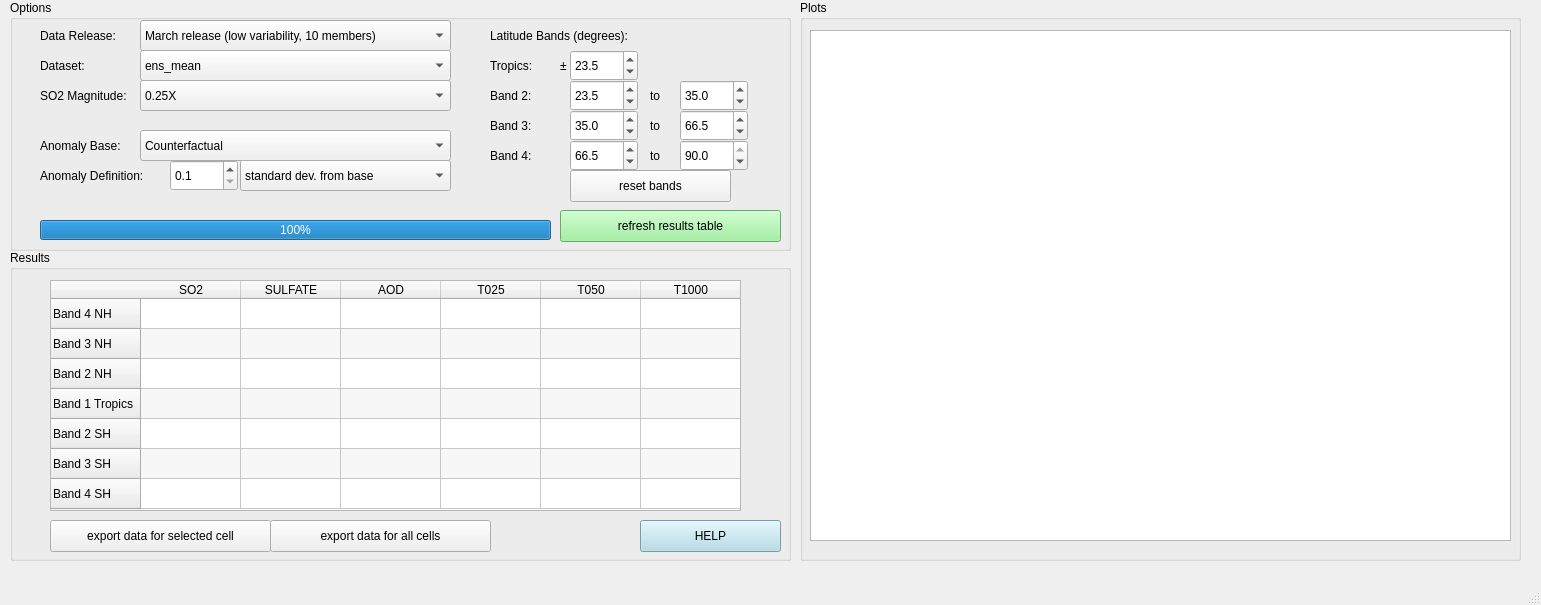
<?xml version="1.0" encoding="UTF-8"?>
<ui version="4.0">
 <class>MainWindow</class>
 <widget class="QMainWindow" name="MainWindow">
  <property name="geometry">
   <rect>
    <x>0</x>
    <y>0</y>
    <width>1541</width>
    <height>605</height>
   </rect>
  </property>
  <property name="windowTitle">
   <string>MainWindow</string>
  </property>
  <property name="animated">
   <bool>true</bool>
  </property>
  <property name="documentMode">
   <bool>false</bool>
  </property>
  <widget class="QWidget" name="centralwidget">
   <property name="enabled">
    <bool>true</bool>
   </property>
   <widget class="QGroupBox" name="optionsPanel">
    <property name="geometry">
     <rect>
      <x>10</x>
      <y>0</y>
      <width>781</width>
      <height>251</height>
     </rect>
    </property>
    <property name="title">
     <string>Options</string>
    </property>
    <property name="checkable">
     <bool>false</bool>
    </property>
    <widget class="QComboBox" name="dataReleaseComboBox">
     <property name="geometry">
      <rect>
       <x>130</x>
       <y>20</y>
       <width>311</width>
       <height>31</height>
      </rect>
     </property>
     <property name="currentText">
      <string>March release (low variability, 10 members)</string>
     </property>
     <item>
      <property name="text">
       <string>March release (low variability, 10 members)</string>
      </property>
     </item>
     <item>
      <property name="text">
       <string>January release (high variability, 5 members)</string>
      </property>
     </item>
    </widget>
    <widget class="QLabel" name="dataReleaseText">
     <property name="geometry">
      <rect>
       <x>30</x>
       <y>20</y>
       <width>111</width>
       <height>31</height>
      </rect>
     </property>
     <property name="text">
      <string>Data Release:</string>
     </property>
    </widget>
    <widget class="QLabel" name="anomBaseText">
     <property name="geometry">
      <rect>
       <x>30</x>
       <y>130</y>
       <width>191</width>
       <height>31</height>
      </rect>
     </property>
     <property name="text">
      <string>Anomaly Base:</string>
     </property>
    </widget>
    <widget class="QComboBox" name="anomBaseComboBox">
     <property name="geometry">
      <rect>
       <x>130</x>
       <y>130</y>
       <width>311</width>
       <height>31</height>
      </rect>
     </property>
     <property name="currentText">
      <string>Counterfactual</string>
     </property>
     <item>
      <property name="text">
       <string>Counterfactual</string>
      </property>
     </item>
     <item>
      <property name="text">
       <string>Mean Climate</string>
      </property>
     </item>
    </widget>
    <widget class="QLabel" name="anomDefText">
     <property name="geometry">
      <rect>
       <x>30</x>
       <y>160</y>
       <width>121</width>
       <height>31</height>
      </rect>
     </property>
     <property name="text">
      <string>Anomaly Definition:</string>
     </property>
    </widget>
    <widget class="QDoubleSpinBox" name="anomDefSpinBox">
     <property name="geometry">
      <rect>
       <x>160</x>
       <y>160</y>
       <width>68</width>
       <height>31</height>
      </rect>
     </property>
     <property name="decimals">
      <number>1</number>
     </property>
     <property name="minimum">
      <double>0.100000000000000</double>
     </property>
     <property name="maximum">
      <double>100.000000000000000</double>
     </property>
     <property name="singleStep">
      <double>0.100000000000000</double>
     </property>
    </widget>
    <widget class="QLabel" name="datasetText">
     <property name="geometry">
      <rect>
       <x>30</x>
       <y>50</y>
       <width>111</width>
       <height>31</height>
      </rect>
     </property>
     <property name="text">
      <string>Dataset:</string>
     </property>
    </widget>
    <widget class="QComboBox" name="datasetComboBox">
     <property name="geometry">
      <rect>
       <x>130</x>
       <y>50</y>
       <width>311</width>
       <height>31</height>
      </rect>
     </property>
     <property name="currentText">
      <string>ens_mean</string>
     </property>
     <item>
      <property name="text">
       <string>ens_mean</string>
      </property>
     </item>
     <item>
      <property name="text">
       <string>ens01</string>
      </property>
     </item>
     <item>
      <property name="text">
       <string>ens02</string>
      </property>
     </item>
     <item>
      <property name="text">
       <string>ens03</string>
      </property>
     </item>
     <item>
      <property name="text">
       <string>ens04</string>
      </property>
     </item>
     <item>
      <property name="text">
       <string>ens05</string>
      </property>
     </item>
     <item>
      <property name="text">
       <string>ens06</string>
      </property>
     </item>
     <item>
      <property name="text">
       <string>ens07</string>
      </property>
     </item>
     <item>
      <property name="text">
       <string>ens08</string>
      </property>
     </item>
     <item>
      <property name="text">
       <string>ens09</string>
      </property>
     </item>
     <item>
      <property name="text">
       <string>ens10</string>
      </property>
     </item>
    </widget>
    <widget class="QLabel" name="magnitudeText">
     <property name="geometry">
      <rect>
       <x>30</x>
       <y>80</y>
       <width>131</width>
       <height>31</height>
      </rect>
     </property>
     <property name="text">
      <string>SO2 Magnitude:</string>
     </property>
    </widget>
    <widget class="QComboBox" name="magnitudeComboBox">
     <property name="enabled">
      <bool>true</bool>
     </property>
     <property name="geometry">
      <rect>
       <x>130</x>
       <y>80</y>
       <width>311</width>
       <height>31</height>
      </rect>
     </property>
     <property name="editable">
      <bool>false</bool>
     </property>
     <property name="currentText">
      <string>0.25X</string>
     </property>
     <property name="maxVisibleItems">
      <number>11</number>
     </property>
     <item>
      <property name="text">
       <string>0.25X</string>
      </property>
     </item>
     <item>
      <property name="text">
       <string>0.5X</string>
      </property>
     </item>
     <item>
      <property name="text">
       <string>1.0X</string>
      </property>
     </item>
     <item>
      <property name="text">
       <string>1.5X</string>
      </property>
     </item>
     <item>
      <property name="text">
       <string>2.0X</string>
      </property>
     </item>
    </widget>
    <widget class="QLabel" name="latBandsText">
     <property name="geometry">
      <rect>
       <x>480</x>
       <y>20</y>
       <width>171</width>
       <height>31</height>
      </rect>
     </property>
     <property name="text">
      <string>Latitude Bands (degrees):</string>
     </property>
    </widget>
    <widget class="QLabel" name="bandTropicsText">
     <property name="geometry">
      <rect>
       <x>480</x>
       <y>50</y>
       <width>111</width>
       <height>31</height>
      </rect>
     </property>
     <property name="text">
      <string>Tropics:</string>
     </property>
    </widget>
    <widget class="QDoubleSpinBox" name="tropicsSpinBox">
     <property name="geometry">
      <rect>
       <x>560</x>
       <y>50</y>
       <width>68</width>
       <height>31</height>
      </rect>
     </property>
     <property name="decimals">
      <number>1</number>
     </property>
     <property name="minimum">
      <double>0.500000000000000</double>
     </property>
     <property name="maximum">
      <double>90.000000000000000</double>
     </property>
     <property name="singleStep">
      <double>0.500000000000000</double>
     </property>
     <property name="value">
      <double>23.500000000000000</double>
     </property>
    </widget>
    <widget class="QDoubleSpinBox" name="band2SpinBoxL">
     <property name="geometry">
      <rect>
       <x>560</x>
       <y>80</y>
       <width>68</width>
       <height>31</height>
      </rect>
     </property>
     <property name="decimals">
      <number>1</number>
     </property>
     <property name="minimum">
      <double>0.000000000000000</double>
     </property>
     <property name="maximum">
      <double>90.000000000000000</double>
     </property>
     <property name="singleStep">
      <double>0.500000000000000</double>
     </property>
     <property name="value">
      <double>23.500000000000000</double>
     </property>
    </widget>
    <widget class="QDoubleSpinBox" name="band2SpinBoxR">
     <property name="geometry">
      <rect>
       <x>670</x>
       <y>80</y>
       <width>68</width>
       <height>31</height>
      </rect>
     </property>
     <property name="decimals">
      <number>1</number>
     </property>
     <property name="minimum">
      <double>0.000000000000000</double>
     </property>
     <property name="maximum">
      <double>90.000000000000000</double>
     </property>
     <property name="singleStep">
      <double>0.500000000000000</double>
     </property>
     <property name="value">
      <double>35.000000000000000</double>
     </property>
    </widget>
    <widget class="QDoubleSpinBox" name="band3SpinBoxL">
     <property name="geometry">
      <rect>
       <x>560</x>
       <y>110</y>
       <width>68</width>
       <height>31</height>
      </rect>
     </property>
     <property name="decimals">
      <number>1</number>
     </property>
     <property name="minimum">
      <double>0.000000000000000</double>
     </property>
     <property name="maximum">
      <double>90.000000000000000</double>
     </property>
     <property name="singleStep">
      <double>0.500000000000000</double>
     </property>
     <property name="value">
      <double>35.000000000000000</double>
     </property>
    </widget>
    <widget class="QDoubleSpinBox" name="band3SpinBoxR">
     <property name="geometry">
      <rect>
       <x>670</x>
       <y>110</y>
       <width>68</width>
       <height>31</height>
      </rect>
     </property>
     <property name="decimals">
      <number>1</number>
     </property>
     <property name="minimum">
      <double>0.000000000000000</double>
     </property>
     <property name="maximum">
      <double>90.000000000000000</double>
     </property>
     <property name="singleStep">
      <double>0.500000000000000</double>
     </property>
     <property name="value">
      <double>66.500000000000000</double>
     </property>
    </widget>
    <widget class="QLabel" name="band2TextTo">
     <property name="geometry">
      <rect>
       <x>640</x>
       <y>80</y>
       <width>21</width>
       <height>31</height>
      </rect>
     </property>
     <property name="text">
      <string>to</string>
     </property>
    </widget>
    <widget class="QLabel" name="band3TextTo">
     <property name="geometry">
      <rect>
       <x>640</x>
       <y>110</y>
       <width>21</width>
       <height>31</height>
      </rect>
     </property>
     <property name="text">
      <string>to</string>
     </property>
    </widget>
    <widget class="QLabel" name="band2Text">
     <property name="geometry">
      <rect>
       <x>480</x>
       <y>80</y>
       <width>111</width>
       <height>31</height>
      </rect>
     </property>
     <property name="text">
      <string>Band 2:</string>
     </property>
    </widget>
    <widget class="QLabel" name="band3Text">
     <property name="geometry">
      <rect>
       <x>480</x>
       <y>110</y>
       <width>111</width>
       <height>31</height>
      </rect>
     </property>
     <property name="text">
      <string>Band 3:</string>
     </property>
    </widget>
    <widget class="QLabel" name="band4Text">
     <property name="geometry">
      <rect>
       <x>480</x>
       <y>140</y>
       <width>111</width>
       <height>31</height>
      </rect>
     </property>
     <property name="text">
      <string>Band 4:</string>
     </property>
    </widget>
    <widget class="QDoubleSpinBox" name="band4SpinBoxL">
     <property name="geometry">
      <rect>
       <x>560</x>
       <y>140</y>
       <width>68</width>
       <height>31</height>
      </rect>
     </property>
     <property name="decimals">
      <number>1</number>
     </property>
     <property name="minimum">
      <double>0.000000000000000</double>
     </property>
     <property name="maximum">
      <double>90.000000000000000</double>
     </property>
     <property name="singleStep">
      <double>0.500000000000000</double>
     </property>
     <property name="value">
      <double>66.500000000000000</double>
     </property>
    </widget>
    <widget class="QDoubleSpinBox" name="band4SpinBoxR">
     <property name="geometry">
      <rect>
       <x>670</x>
       <y>140</y>
       <width>68</width>
       <height>31</height>
      </rect>
     </property>
     <property name="decimals">
      <number>1</number>
     </property>
     <property name="minimum">
      <double>0.000000000000000</double>
     </property>
     <property name="maximum">
      <double>90.000000000000000</double>
     </property>
     <property name="singleStep">
      <double>0.500000000000000</double>
     </property>
     <property name="value">
      <double>90.000000000000000</double>
     </property>
    </widget>
    <widget class="QLabel" name="band4TextTo">
     <property name="geometry">
      <rect>
       <x>640</x>
       <y>140</y>
       <width>21</width>
       <height>31</height>
      </rect>
     </property>
     <property name="text">
      <string>to</string>
     </property>
    </widget>
    <widget class="QPushButton" name="resetBandsButton">
     <property name="enabled">
      <bool>true</bool>
     </property>
     <property name="geometry">
      <rect>
       <x>560</x>
       <y>170</y>
       <width>161</width>
       <height>32</height>
      </rect>
     </property>
     <property name="text">
      <string>reset bands</string>
     </property>
    </widget>
    <widget class="QLabel" name="bandTropicsPlusminus">
     <property name="geometry">
      <rect>
       <x>550</x>
       <y>50</y>
       <width>21</width>
       <height>31</height>
      </rect>
     </property>
     <property name="text">
      <string>±</string>
     </property>
    </widget>
    <widget class="QComboBox" name="anomDefComboBox">
     <property name="geometry">
      <rect>
       <x>230</x>
       <y>160</y>
       <width>211</width>
       <height>31</height>
      </rect>
     </property>
     <property name="currentText">
      <string>standard dev. from base</string>
     </property>
     <item>
      <property name="text">
       <string>standard dev. from base</string>
      </property>
     </item>
     <item>
      <property name="text">
       <string>Kelvin from base</string>
      </property>
     </item>
    </widget>
    <widget class="QPushButton" name="refreshTableButton">
     <property name="enabled">
      <bool>true</bool>
     </property>
     <property name="geometry">
      <rect>
       <x>550</x>
       <y>210</y>
       <width>221</width>
       <height>32</height>
      </rect>
     </property>
     <property name="styleSheet">
      <string notr="true">background-color: lightgreen; color: black;</string>
     </property>
     <property name="text">
      <string>refresh results table</string>
     </property>
    </widget>
    <widget class="QProgressBar" name="progressBar">
     <property name="geometry">
      <rect>
       <x>30</x>
       <y>220</y>
       <width>511</width>
       <height>20</height>
      </rect>
     </property>
     <property name="value">
      <number>100</number>
     </property>
     <property name="invertedAppearance">
      <bool>false</bool>
     </property>
    </widget>
   </widget>
   <widget class="QGroupBox" name="resultsPanel">
    <property name="geometry">
     <rect>
      <x>10</x>
      <y>250</y>
      <width>781</width>
      <height>311</height>
     </rect>
    </property>
    <property name="title">
     <string>Results</string>
    </property>
    <widget class="QTableWidget" name="resultsTable">
     <property name="enabled">
      <bool>true</bool>
     </property>
     <property name="geometry">
      <rect>
       <x>40</x>
       <y>30</y>
       <width>691</width>
       <height>231</height>
      </rect>
     </property>
     <property name="autoFillBackground">
      <bool>false</bool>
     </property>
     <property name="verticalScrollBarPolicy">
      <enum>Qt::ScrollBarAlwaysOff</enum>
     </property>
     <property name="horizontalScrollBarPolicy">
      <enum>Qt::ScrollBarAlwaysOff</enum>
     </property>
     <property name="sizeAdjustPolicy">
      <enum>QAbstractScrollArea::AdjustToContents</enum>
     </property>
     <property name="autoScroll">
      <bool>true</bool>
     </property>
     <property name="dragDropOverwriteMode">
      <bool>false</bool>
     </property>
     <property name="alternatingRowColors">
      <bool>true</bool>
     </property>
     <property name="selectionMode">
      <enum>QAbstractItemView::SingleSelection</enum>
     </property>
     <property name="textElideMode">
      <enum>Qt::ElideMiddle</enum>
     </property>
     <property name="showGrid">
      <bool>true</bool>
     </property>
     <property name="gridStyle">
      <enum>Qt::SolidLine</enum>
     </property>
     <property name="cornerButtonEnabled">
      <bool>false</bool>
     </property>
     <property name="rowCount">
      <number>7</number>
     </property>
     <property name="columnCount">
      <number>6</number>
     </property>
     <row>
      <property name="text">
       <string>Band 4 NH</string>
      </property>
     </row>
     <row>
      <property name="text">
       <string>Band 3 NH</string>
      </property>
     </row>
     <row>
      <property name="text">
       <string>Band 2 NH</string>
      </property>
     </row>
     <row>
      <property name="text">
       <string>Band 1 Tropics</string>
      </property>
     </row>
     <row>
      <property name="text">
       <string>Band 2 SH</string>
      </property>
     </row>
     <row>
      <property name="text">
       <string>Band 3 SH</string>
      </property>
     </row>
     <row>
      <property name="text">
       <string>Band 4 SH</string>
      </property>
     </row>
     <column>
      <property name="text">
       <string>SO2</string>
      </property>
     </column>
     <column>
      <property name="text">
       <string>SULFATE</string>
      </property>
     </column>
     <column>
      <property name="text">
       <string>AOD</string>
      </property>
     </column>
     <column>
      <property name="text">
       <string>T025</string>
      </property>
     </column>
     <column>
      <property name="text">
       <string>T050</string>
      </property>
     </column>
     <column>
      <property name="text">
       <string>T1000</string>
      </property>
     </column>
    </widget>
    <widget class="QPushButton" name="exportCellsButton">
     <property name="enabled">
      <bool>true</bool>
     </property>
     <property name="geometry">
      <rect>
       <x>40</x>
       <y>270</y>
       <width>221</width>
       <height>32</height>
      </rect>
     </property>
     <property name="text">
      <string>export data for selected cell</string>
     </property>
    </widget>
    <widget class="QPushButton" name="exportAllCellsButton">
     <property name="enabled">
      <bool>true</bool>
     </property>
     <property name="geometry">
      <rect>
       <x>260</x>
       <y>270</y>
       <width>221</width>
       <height>32</height>
      </rect>
     </property>
     <property name="text">
      <string>export data for all cells</string>
     </property>
    </widget>
    <widget class="QPushButton" name="helpButton">
     <property name="enabled">
      <bool>true</bool>
     </property>
     <property name="geometry">
      <rect>
       <x>630</x>
       <y>270</y>
       <width>141</width>
       <height>32</height>
      </rect>
     </property>
     <property name="styleSheet">
      <string notr="true">background-color: lightblue; color: black;</string>
     </property>
     <property name="text">
      <string>HELP</string>
     </property>
     <property name="default">
      <bool>false</bool>
     </property>
     <property name="flat">
      <bool>false</bool>
     </property>
    </widget>
   </widget>
   <widget class="QGroupBox" name="plotPanel">
    <property name="geometry">
     <rect>
      <x>800</x>
      <y>0</y>
      <width>721</width>
      <height>561</height>
     </rect>
    </property>
    <property name="title">
     <string>Plots</string>
    </property>
    <property name="flat">
     <bool>false</bool>
    </property>
    <widget class="QGraphicsView" name="plotViewport">
     <property name="geometry">
      <rect>
       <x>10</x>
       <y>30</y>
       <width>701</width>
       <height>511</height>
      </rect>
     </property>
    </widget>
   </widget>
  </widget>
  <widget class="QMenuBar" name="menubar">
   <property name="geometry">
    <rect>
     <x>0</x>
     <y>0</y>
     <width>1541</width>
     <height>22</height>
    </rect>
   </property>
  </widget>
  <widget class="QStatusBar" name="statusbar"/>
 </widget>
 <resources/>
 <connections/>
</ui>
